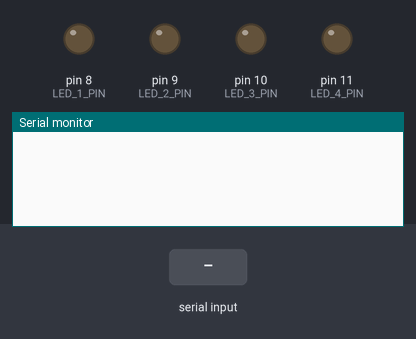
A sketch run on a simulated Arduino Uno, built with avr-gcc and run on an emulated ATmega328P. Parts: output pins drawn as LEDs (lit = HIGH), the last lines printed to the serial monitor. The test bench sets the inputs (shaded band).

Above: at 1.2 s.
1.3 s: "90,45\n" received over Serial
At 2.2 s:
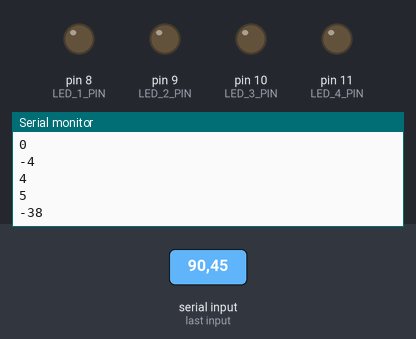
2.8 s: "30,150\n" received over Serial
At 3.4 s:
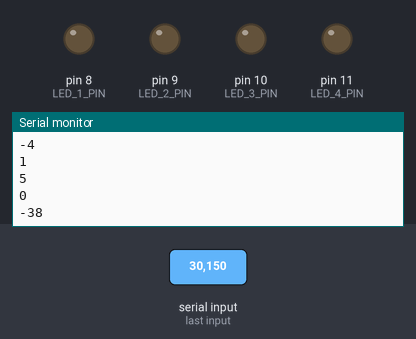
4.3 s: "2\n" received over Serial
At 5.2 s:
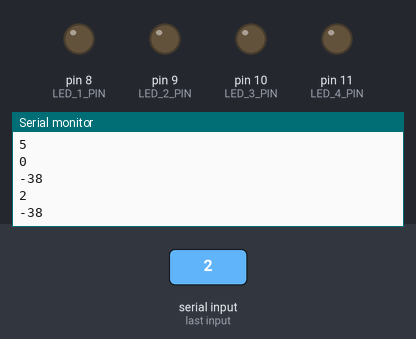
5.8 s: "1\n" received over Serial
At 6.3 s:
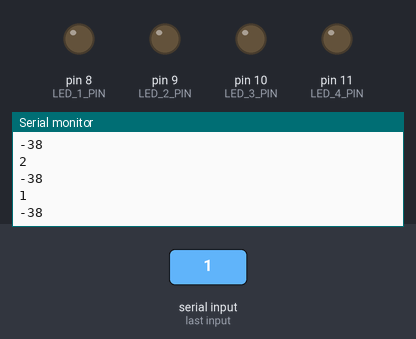
Timing chart, 0 to 8.3 s (numbered marks = the images above; inputs shaded):
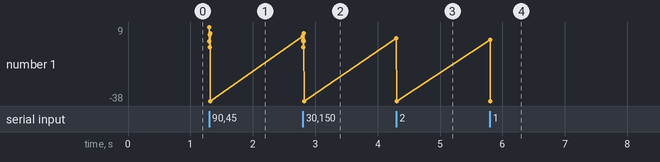

Measured:
- after the input at 1.3 s, the serial monitor: prints a new line at once (image 1)
- after the input at 2.8 s, the serial monitor: prints a new line at once (image 2)
- after the input at 4.3 s, the serial monitor: prints a new line at once (image 3)

The sketch:

ard_receive.ino
```cpp
#define LED_1_PIN 8
#define LED_2_PIN 9
#define LED_3_PIN 10
#define LED_4_PIN 11
void powerOffAllLEDs()
{
    digitalWrite(LED_1_PIN, LOW);
    digitalWrite(LED_2_PIN, LOW);
    digitalWrite(LED_3_PIN, LOW);
    digitalWrite(LED_4_PIN, LOW);
}
void setup()
{
  Serial.begin(9600);
  pinMode(LED_1_PIN, OUTPUT);
  pinMode(LED_2_PIN, OUTPUT);
  pinMode(LED_3_PIN, OUTPUT);
  pinMode(LED_4_PIN, OUTPUT);
  powerOffAllLEDs();
}
void loop()
{

  if (Serial.available() > 0) {
    int ledNumber = Serial.read() - '0';
    powerOffAllLEDs();
    Serial.println(ledNumber);
    switch (ledNumber) {
      case 1:
        digitalWrite(LED_1_PIN, HIGH);
        break;
      case 2:
        digitalWrite(LED_2_PIN, HIGH);
        break;
      case 3:
        digitalWrite(LED_3_PIN, HIGH);
        break;
      case 4:
        digitalWrite(LED_4_PIN, HIGH);
        break;
      default:
        // wrong pin number, do nothing
        // all LEDs will be powered off
        break;
    }
  }
}
```
